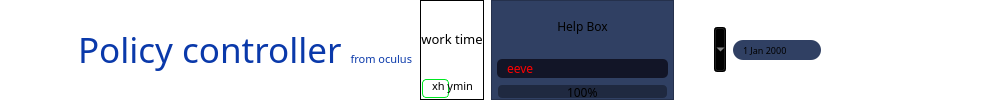
     <widget class="QFrame" name="frame_8">
      <property name="sizePolicy">
       <sizepolicy hsizetype="Ignored" vsizetype="Minimum">
        <horstretch>0</horstretch>
        <verstretch>0</verstretch>
       </sizepolicy>
      </property>
      <property name="minimumSize">
       <size>
        <width>0</width>
        <height>65</height>
       </size>
      </property>
      <property name="font">
       <font>
        <family>Yu Gothic UI Semibold</family>
        <pointsize>7</pointsize>
        <weight>50</weight>
        <italic>false</italic>
        <bold>false</bold>
       </font>
      </property>
      <property name="styleSheet">
       <string notr="true">

#frame_8 {
color:rgb(210,210,210);
	background:qradialgradient(spread:pad, cx:0.5, cy:0.5, radius:0.5, fx:0.5, fy:0.5, stop:0.243781 rgba(62, 62, 62, 0));
    border-top-left-radius: 5px;
    border-top-right-radius: 5px;
border: 2px solid rgb(6, 38, 114);

}
QDateEdit{
background-color:rgb(48, 64, 99);
}
QFrame , QRadioButton{
background-color: qradialgradient(spread:pad, cx:0.5, cy:0.5, radius:0.5, fx:0.5, fy:0.5, stop:0.243781 rgba(62, 62, 62, 0));
}
#frame_56{
background-color: rgb(48, 64, 99);
}
QLineEdit {
background-color: rgb(18, 21, 39);
 border-radius: 5px;
 padding: 0 8px;
  selection-background-color: darkgray;}

QProgressBar {
text-align: top;
padding: 1px;
	border-color: rgb(32, 33, 59);
background: qlineargradient(spread:pad, x1:0, y1:0, x2:1, y2:0, stop:0 rgba(0, 0, 0, 0), stop:1 rgba(255, 255, 255, 0));
width: 15px;
	
}
QProgressBar::chunk{
background-color: rgb(31, 41, 64);
border-radius: 4px;
}

QToolTip{
color:rgb(210,210,210);
background-color:rgb(42, 58, 94);
border-radius: 7px;
border: 2px solid rgb(0, 112, 187);
}



QToolButton {
    background-color: qlineargradient(spread:pad, x1:0, y1:0, x2:1, y2:0, stop:0 rgba(0, 0, 0, 0), stop:1 rgba(255, 255, 255, 0));
    border-style: outset;
    border-width: 0px;
    border-radius: 10px;
    border-color: rgb(32, 33, 59);
color:rgb(210,210,210);
    padding: 0px;
}
QToolButton:pressed {
    background-color: rgb(17, 19, 36);
    border-style: inset;
}</string>
      </property>
      <property name="frameShape">
       <enum>QFrame::NoFrame</enum>
      </property>
      <property name="frameShadow">
       <enum>QFrame::Raised</enum>
      </property>
      <layout class="QHBoxLayout" name="horizontalLayout_3" stretch="5,5,1,0,0,0,5,5,5">
       <property name="spacing">
        <number>7</number>
       </property>
       <property name="leftMargin">
        <number>11</number>
       </property>
       <property name="topMargin">
        <number>0</number>
       </property>
       <property name="bottomMargin">
        <number>0</number>
       </property>
       <item>
        <widget class="QLabel" name="label_23">
         <property name="minimumSize">
          <size>
           <width>60</width>
           <height>60</height>
          </size>
         </property>
         <property name="maximumSize">
          <size>
           <width>60</width>
           <height>60</height>
          </size>
         </property>
         <property name="text">
          <string/>
         </property>
         <property name="pixmap">
          <pixmap>../hr/C:/Users/philip/.designer/backup/icons/hr logo.png</pixmap>
         </property>
         <property name="scaledContents">
          <bool>true</bool>
         </property>
        </widget>
       </item>
       <item>
        <widget class="QLabel" name="label_34">
         <property name="font">
          <font>
           <family>Yu Gothic UI Semibold</family>
           <pointsize>26</pointsize>
           <weight>7</weight>
           <italic>false</italic>
           <bold>false</bold>
          </font>
         </property>
         <property name="styleSheet">
          <string notr="true">font: 63 26pt &quot;Yu Gothic UI Semibold&quot;;
color: rgb(10, 57, 170);
background-color: qlineargradient(spread:pad, x1:0, y1:0, x2:1, y2:0, stop:0 rgba(0, 0, 0, 0));</string>
         </property>
         <property name="text">
          <string>&lt;html&gt;&lt;head/&gt;&lt;body&gt;&lt;p&gt;Policy controller &lt;span style=&quot; font-size:8pt;&quot;&gt;from oculus&lt;/span&gt;&lt;/p&gt;&lt;/body&gt;&lt;/html&gt;</string>
         </property>
        </widget>
       </item>
       <item>
        <widget class="QFrame" name="frame_5">
         <property name="enabled">
          <bool>true</bool>
         </property>
         <property name="frameShape">
          <enum>QFrame::StyledPanel</enum>
         </property>
         <property name="frameShadow">
          <enum>QFrame::Raised</enum>
         </property>
         <layout class="QGridLayout" name="gridLayout_76" columnstretch="1,0">
          <property name="leftMargin">
           <number>0</number>
          </property>
          <property name="topMargin">
           <number>0</number>
          </property>
          <property name="rightMargin">
           <number>0</number>
          </property>
          <property name="bottomMargin">
           <number>0</number>
          </property>
          <property name="spacing">
           <number>0</number>
          </property>
          <item row="0" column="0" colspan="2">
           <widget class="QLabel" name="work_time_label">
            <property name="font">
             <font>
              <family>Segoe UI Semilight</family>
              <weight>50</weight>
              <italic>false</italic>
              <bold>false</bold>
             </font>
            </property>
            <property name="text">
             <string>&lt;html&gt;&lt;head/&gt;&lt;body&gt;&lt;p align=&quot;center&quot;&gt;&lt;span style=&quot; font-size:10pt;&quot;&gt;work time&lt;/span&gt;&lt;/p&gt;&lt;/body&gt;&lt;/html&gt;</string>
            </property>
           </widget>
          </item>
          <item row="1" column="0">
           <widget class="QProgressBar" name="work_time_bar">
            <property name="sizePolicy">
             <sizepolicy hsizetype="Minimum" vsizetype="Preferred">
              <horstretch>0</horstretch>
              <verstretch>0</verstretch>
             </sizepolicy>
            </property>
            <property name="minimumSize">
             <size>
              <width>0</width>
              <height>21</height>
             </size>
            </property>
            <property name="maximumSize">
             <size>
              <width>16777215</width>
              <height>21</height>
             </size>
            </property>
            <property name="font">
             <font>
              <family>Yu Gothic UI Semibold</family>
              <pointsize>8</pointsize>
              <weight>50</weight>
              <italic>false</italic>
              <bold>false</bold>
             </font>
            </property>
            <property name="styleSheet">
             <string notr="true">QProgressBar::chunk{
border: 1px solid rgb(0, 231, 34);
background-color: qradialgradient(spread:pad, cx:0.5, cy:0.5, radius:0.5, fx:0.5, fy:0.5, stop:0.243781 rgba(62, 62, 62, 0));
border-radius: 4px;
}
</string>
            </property>
            <property name="value">
             <number>45</number>
            </property>
            <property name="alignment">
             <set>Qt::AlignLeading|Qt::AlignLeft|Qt::AlignVCenter</set>
            </property>
            <property name="orientation">
             <enum>Qt::Horizontal</enum>
            </property>
            <property name="format">
             <string>xh ymin</string>
            </property>
           </widget>
          </item>
         </layout>
        </widget>
       </item>
       <item>
        <widget class="QFrame" name="frame_56">
         <property name="minimumSize">
          <size>
           <width>183</width>
           <height>0</height>
          </size>
         </property>
         <property name="font">
          <font>
           <family>Yu Gothic UI Semibold</family>
           <weight>50</weight>
           <italic>false</italic>
           <bold>false</bold>
          </font>
         </property>
         <property name="frameShape">
          <enum>QFrame::StyledPanel</enum>
         </property>
         <property name="frameShadow">
          <enum>QFrame::Raised</enum>
         </property>
         <layout class="QGridLayout" name="gridLayout_58">
          <property name="leftMargin">
           <number>5</number>
          </property>
          <property name="topMargin">
           <number>0</number>
          </property>
          <property name="rightMargin">
           <number>5</number>
          </property>
          <property name="bottomMargin">
           <number>0</number>
          </property>
          <item row="1" column="0">
           <widget class="QLineEdit" name="what_this">
            <property name="font">
             <font>
              <family>Yu Gothic UI Semibold</family>
              <weight>50</weight>
              <italic>false</italic>
              <bold>false</bold>
             </font>
            </property>
            <property name="toolTip">
             <string>&lt;html&gt;&lt;head/&gt;&lt;body&gt;&lt;p&gt;Warrning massage&lt;/p&gt;&lt;p&gt;blh blh blh&lt;/p&gt;&lt;p&gt;blh blh blh&lt;/p&gt;&lt;/body&gt;&lt;/html&gt;</string>
            </property>
            <property name="styleSheet">
             <string notr="true">color:rgb(255, 0, 0);</string>
            </property>
            <property name="text">
             <string>eeve</string>
            </property>
            <property name="readOnly">
             <bool>true</bool>
            </property>
            <property name="placeholderText">
             <string>Loading Data . . . . </string>
            </property>
           </widget>
          </item>
          <item row="0" column="0">
           <widget class="QLabel" name="label_68">
            <property name="font">
             <font>
              <family>Yu Gothic UI Semibold</family>
              <weight>50</weight>
              <italic>false</italic>
              <bold>false</bold>
             </font>
            </property>
            <property name="text">
             <string>&lt;html&gt;&lt;head/&gt;&lt;body&gt;&lt;p align=&quot;center&quot;&gt;Help Box&lt;/p&gt;&lt;/body&gt;&lt;/html&gt;</string>
            </property>
           </widget>
          </item>
          <item row="2" column="0">
           <widget class="QProgressBar" name="main_progressbar">
            <property name="maximumSize">
             <size>
              <width>16777215</width>
              <height>15</height>
             </size>
            </property>
            <property name="font">
             <font>
              <family>Yu Gothic UI Semibold</family>
              <weight>50</weight>
              <italic>false</italic>
              <bold>false</bold>
             </font>
            </property>
            <property name="maximum">
             <number>100</number>
            </property>
            <property name="value">
             <number>100</number>
            </property>
           </widget>
          </item>
         </layout>
        </widget>
       </item>
       <item>
        <widget class="QToolButton" name="toolButton">
         <property name="minimumSize">
          <size>
           <width>45</width>
           <height>45</height>
          </size>
         </property>
         <property name="toolTip">
          <string>&lt;html&gt;&lt;head/&gt;&lt;body&gt;&lt;p&gt;Notifications (0)&lt;/p&gt;&lt;/body&gt;&lt;/html&gt;</string>
         </property>
         <property name="text">
          <string/>
         </property>
         <property name="icon">
          <iconset>
           <normaloff>../hr/icons/notification.png</normaloff>../hr/icons/notification.png</iconset>
         </property>
         <property name="iconSize">
          <size>
           <width>35</width>
           <height>35</height>
          </size>
         </property>
         <property name="shortcut">
          <string/>
         </property>
         <property name="popupMode">
          <enum>QToolButton::MenuButtonPopup</enum>
         </property>
         <property name="toolButtonStyle">
          <enum>Qt::ToolButtonFollowStyle</enum>
         </property>
         <property name="autoRaise">
          <bool>true</bool>
         </property>
        </widget>
       </item>
       <item>
        <widget class="QDateEdit" name="now_date">
         <property name="minimumSize">
          <size>
           <width>0</width>
           <height>20</height>
          </size>
         </property>
         <property name="maximumSize">
          <size>
           <width>99</width>
           <height>20</height>
          </size>
         </property>
         <property name="font">
          <font>
           <family>Yu Gothic UI Semibold</family>
           <pointsize>7</pointsize>
           <weight>50</weight>
           <italic>false</italic>
           <bold>false</bold>
          </font>
         </property>
         <property name="toolTip">
          <string>&lt;html&gt;&lt;head/&gt;&lt;body&gt;&lt;p align=&quot;center&quot;&gt;&lt;span style=&quot; font-weight:600;&quot;&gt;Today date&lt;/span&gt;&lt;/p&gt;&lt;/body&gt;&lt;/html&gt;</string>
         </property>
         <property name="styleSheet">
          <string notr="true">QDateEdit {
    border-radius: 10px;
    padding: 0 8px;

    selection-background-color: darkgray;
}
QDateEdit::up-button {
 border-top-right-radius: 1px;

}

QDateEdit::down-button {
 border-top-right-radius: 1px;

}
</string>
         </property>
         <property name="readOnly">
          <bool>true</bool>
         </property>
         <property name="timeSpec">
          <enum>Qt::LocalTime</enum>
         </property>
        </widget>
       </item>
       <item>
        <widget class="QToolButton" name="excel">
         <property name="minimumSize">
          <size>
           <width>45</width>
           <height>45</height>
          </size>
         </property>
         <property name="font">
          <font>
           <family>Yu Gothic UI Semibold</family>
           <pointsize>7</pointsize>
           <weight>50</weight>
           <italic>false</italic>
           <bold>false</bold>
          </font>
         </property>
         <property name="toolTip">
          <string>&lt;html&gt;&lt;head/&gt;&lt;body&gt;&lt;p align=&quot;center&quot;&gt;&lt;span style=&quot; font-weight:600;&quot;&gt;Excel &lt;/span&gt;&lt;/p&gt;&lt;p align=&quot;center&quot;&gt;export / import settings&lt;/p&gt;&lt;p align=&quot;center&quot;&gt;Ctrl+E&lt;/p&gt;&lt;/body&gt;&lt;/html&gt;</string>
         </property>
         <property name="icon">
          <iconset>
           <normaloff>../hr/icons/Export_excel.png</normaloff>../hr/icons/Export_excel.png</iconset>
         </property>
         <property name="iconSize">
          <size>
           <width>47</width>
           <height>44</height>
          </size>
         </property>
         <property name="shortcut">
          <string>Ctrl+E</string>
         </property>
         <property name="popupMode">
          <enum>QToolButton::InstantPopup</enum>
         </property>
         <property name="toolButtonStyle">
          <enum>Qt::ToolButtonIconOnly</enum>
         </property>
        </widget>
       </item>
       <item>
        <widget class="QToolButton" name="word">
         <property name="minimumSize">
          <size>
           <width>45</width>
           <height>45</height>
          </size>
         </property>
         <property name="font">
          <font>
           <family>Yu Gothic UI Semibold</family>
           <pointsize>7</pointsize>
           <weight>50</weight>
           <italic>false</italic>
           <bold>false</bold>
          </font>
         </property>
         <property name="toolTip">
          <string>&lt;html&gt;&lt;head/&gt;&lt;body&gt;&lt;p align=&quot;center&quot;&gt;&lt;span style=&quot; font-weight:600;&quot;&gt;Word&lt;/span&gt;&lt;/p&gt;&lt;p align=&quot;center&quot;&gt;export settings&lt;/p&gt;&lt;p align=&quot;center&quot;&gt;Ctrl+W&lt;/p&gt;&lt;/body&gt;&lt;/html&gt;</string>
         </property>
         <property name="text">
          <string/>
         </property>
         <property name="icon">
          <iconset>
           <normaloff>../hr/icons/Export_word.png</normaloff>../hr/icons/Export_word.png</iconset>
         </property>
         <property name="iconSize">
          <size>
           <width>47</width>
           <height>44</height>
          </size>
         </property>
         <property name="shortcut">
          <string>Ctrl+W</string>
         </property>
         <property name="popupMode">
          <enum>QToolButton::InstantPopup</enum>
         </property>
         <property name="toolButtonStyle">
          <enum>Qt::ToolButtonIconOnly</enum>
         </property>
        </widget>
       </item>
       <item>
        <widget class="QToolButton" name="settings">
         <property name="minimumSize">
          <size>
           <width>45</width>
           <height>45</height>
          </size>
         </property>
         <property name="font">
          <font>
           <family>Yu Gothic UI Semibold</family>
           <pointsize>7</pointsize>
           <weight>50</weight>
           <italic>false</italic>
           <bold>false</bold>
          </font>
         </property>
         <property name="toolTip">
          <string>&lt;html&gt;&lt;head/&gt;&lt;body&gt;&lt;p align=&quot;center&quot;&gt;&lt;span style=&quot; font-weight:600;&quot;&gt;settings&lt;/span&gt;&lt;/p&gt;&lt;/body&gt;&lt;/html&gt;</string>
         </property>
         <property name="text">
          <string/>
         </property>
         <property name="icon">
          <iconset>
           <normaloff>icons/settings.png</normaloff>icons/settings.png</iconset>
         </property>
         <property name="iconSize">
          <size>
           <width>47</width>
           <height>44</height>
          </size>
         </property>
         <property name="toolButtonStyle">
          <enum>Qt::ToolButtonIconOnly</enum>
         </property>
        </widget>
       </item>
      </layout>
     </widget>
